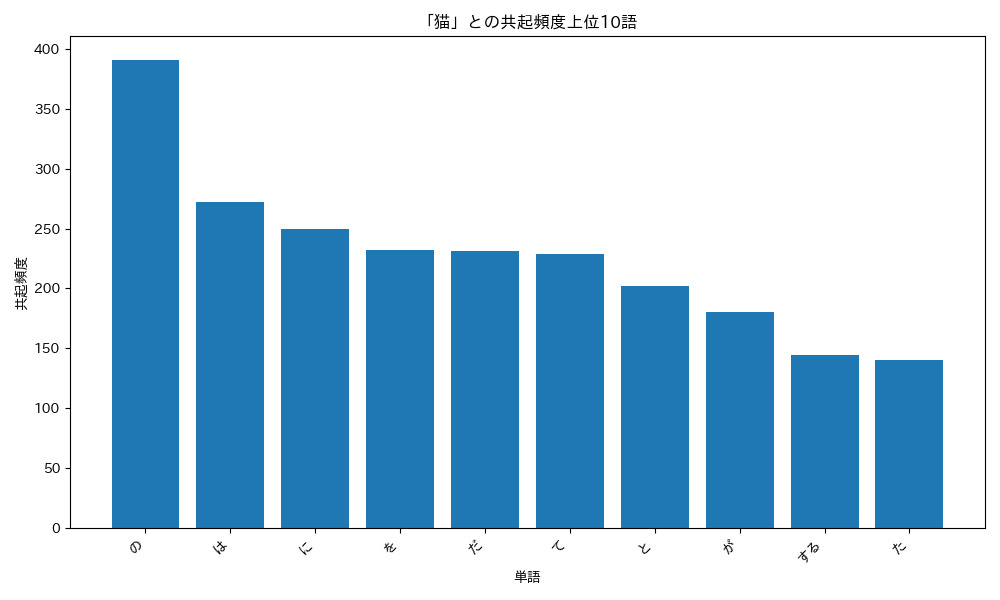

Source code (Python):
import matplotlib.pyplot as plt
import japanize_matplotlib
from collections import defaultdict
from knock30 import parse_neko

def count_co_occurrence(sentences, target_word):
    co_occur_freq = defaultdict(int)
    for sentence in sentences:
        words = [morph['base'] for morph in sentence if morph['pos'] != '記号']
        if target_word in words:
            for word in words:
                if word != target_word:
                    co_occur_freq[word] += 1
    return co_occur_freq

def sort_co_occurrence(co_occur_freq):
    return sorted(co_occur_freq.items(), key=lambda x: x[1], reverse=True)

if __name__ == "__main__":
    sentences = parse_neko('neko.txt.mecab')
    target_word = '猫'
    co_occur_freq = count_co_occurrence(sentences, target_word)
    sorted_co_occur = sort_co_occurrence(co_occur_freq)

    top10_words = [word for word, freq in sorted_co_occur[:10]]
    top10_freqs = [freq for word, freq in sorted_co_occur[:10]]

    plt.figure(figsize=(10, 6))
    plt.bar(range(len(top10_words)), top10_freqs)
    plt.xticks(range(len(top10_words)), top10_words, rotation=45, ha='right')
    plt.xlabel('単語')
    plt.ylabel('共起頻度')
    plt.title(f'「{target_word}」との共起頻度上位10語')
    plt.tight_layout()

    plt.savefig('knock37.png')
    plt.show()